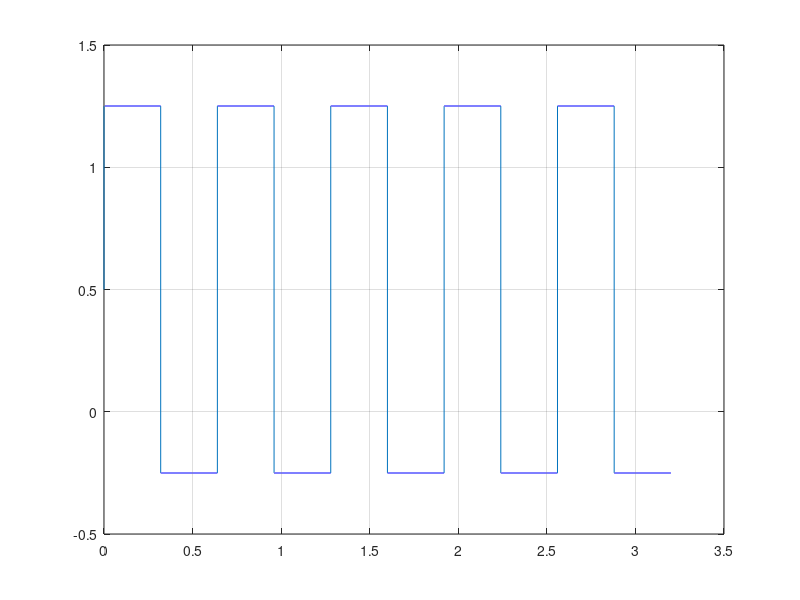

Source code (MATLAB): (Note: this script raises an error after producing the figure.)
clear, clc

dry_run = false;
saveon = false;

Ts = 40e-6;
if 0
  u_max = 1.75;
  n_space = 8000;
  n_up = 5;
  step_sz = u_max/n_up;
  
  imps = [0;step_sz*ones(n_up, 1); -step_sz*ones(2*n_up-1,1)];
  
  
  for k = 2*n_up-2:-1:1
    if mod(k,2) == 1
      sgn = -1;
    else
      sgn = 1;
    end
    imps = [imps; sgn * step_sz * ones(k, 1)];
    
  end
  % imps = [imps; -sum(imps)]
  % ref_s = cumsum(imps)
  N_imp = length(imps)
  
  
  impulse_idx= (1:n_space:N_imp*n_space)';
  u_vec = zeros((N_imp)*(n_space), 1);
  u_vec(impulse_idx) = imps;
  u_vec = cumsum(u_vec);
  
  t_vec = (0:length(u_vec)-1)'*Ts;
  
% lpf
  w1 = 100*2*pi;
  F = tf(w1, [1, w1])
  F = c2d(F*F, Ts);
  u_vec = lsim(F, u_vec, t_vec);
  
  figure(1); clf
  plot(t_vec, u_vec);
  grid on

else
  u_max = 1.75;
  n_space = 16000;
  n_up = 5;
  
  To = Ts*n_space;
  wo = 2*pi/To;
  t_vec = (0:n_up*n_space-1)'*Ts;
  u_vec = sign(sin(wo*t_vec))*.75 + .5;

end

  figure(1); clf
  plot(t_vec, u_vec);
  grid on

%%

% reset_piezo('t1', 15, 't_final', 25, 'umax', 10, 'k1', 0.55,...
%             'verbose', true, 'dry_run', dry_run)
          

umax = 10;
clear vi;
vipath_reset = 'C:\Users\arnold\Documents\afm-cs\labview\play_nPoint_id_slew_OL_FIFO.vi';
[e, vi] = setupVI(vipath_reset, 'Abort', 0,...
  'umax', umax, 'TsTicks', 1600, 'u_in', u_vec, 'DAC-select', 2);
vi.Run;
stage_dat = vi.GetControlValue('stage_data_out');

u_exp = stage_dat(:,1);
yx_exp = stage_dat(:,4); % - dat(1,2);
t_exp = (0:length(u_exp)-1)'*Ts;

figure(201); clf
plot(t_exp, -u_exp)
hold on
plot(t_exp, yx_exp - yx_exp(1))
grid on

%%
if saveon +1
  hystData.t_exp = t_exp;
  hystData.u_exp = u_exp;
  hystData.y_exp = yx_exp;
  hystData.umax = umax;
  hystData.impulse_idx = impulse_idx;
  % hystData.u_reset = u_reset;
  data_path = fullfile(PATHS.sysid, ['hysteresis/hystID_data_', date(), '_03.mat']);
  fprintf('\n\n--------------------------\n');
  fprintf('data path: %s\n', data_path);
  save(data_path, 'hystData')
end

%%

idd = iddata(yx_exp - yx_exp(1), u_exp, Ts);

g = tfest(idd, 12, 'Ts', Ts)
%%
figure(201)
y_sim = lsim(g, u_exp, t_exp);

plot(t_exp, y_sim)

